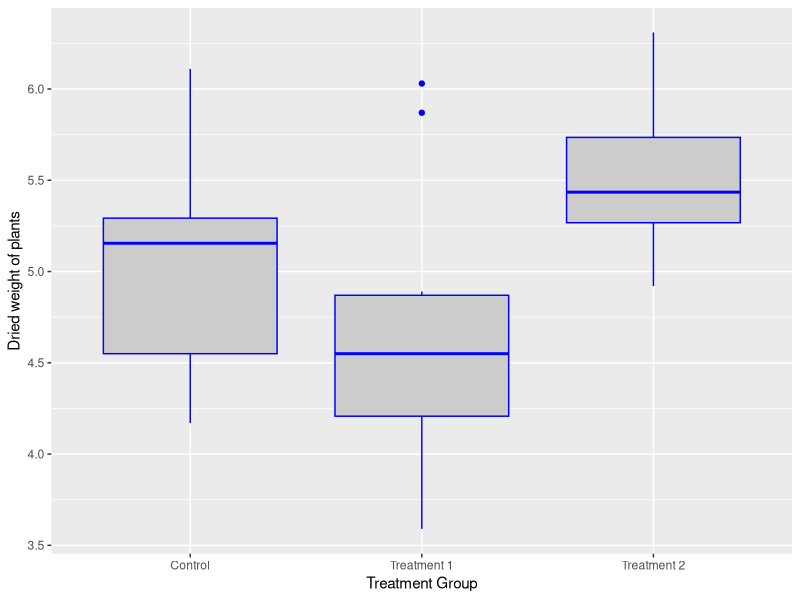
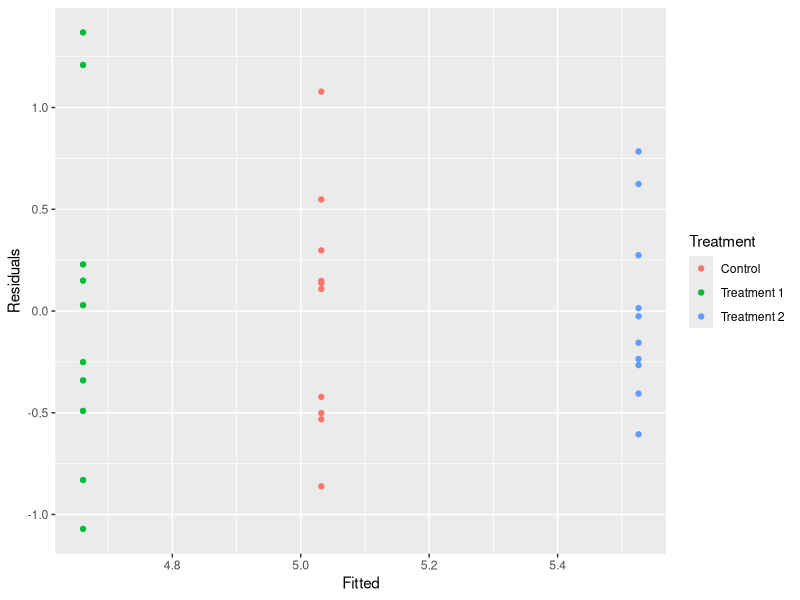

Source code (R) for these figures, in order:
# ANOVA 
plant.df <- PlantGrowth
plant.df$group <- factor(plant.df$group, 
                   labels = c("Control", "Treatment 1", "Treatment 2"))

library(ggplot2)

ggplot(plant.df, aes(x = group, y = weight)) +
  geom_boxplot(fill = "grey80", colour = "blue") +
  scale_x_discrete() + 
  xlab("Treatment Group") +
  ylab("Dried weight of plants")

# one-way ANOVA 
plant.mod1 = lm(weight ~ group, data = plant.df)
summary(plant.mod1)

anova(plant.mod1)
confint(plant.mod1)

plant.mod = data.frame(Fitted = fitted(plant.mod1),
                       Residuals = resid(plant.mod1), 
                       Treatment = plant.df$group)

ggplot(plant.mod, aes(Fitted, Residuals, colour = Treatment)) + 
  geom_point()



# t.test
library(tidyverse)

data(chickwts)
chick_tibble <- as_tibble(chickwts)

casein <- subset(chickwts, feed == "casein")

sunflower <- subset(chick_tibble, feed == "sunflower")

t.test(sunflower$weight, casein$weight) ## this works
t.test(as.data.frame(sunflower[, 1]), as.data.frame(casein[, 1])) ## this works too
t.test(sunflower[, 1], casein[, 1]) ## this doesn't



